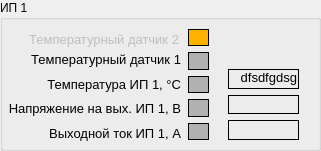
    <widget class="QGroupBox" name="powerSupplyGroupBox_1">
     <property name="enabled">
      <bool>true</bool>
     </property>
     <property name="geometry">
      <rect>
       <x>20</x>
       <y>40</y>
       <width>321</width>
       <height>151</height>
      </rect>
     </property>
     <property name="title">
      <string>ИП 1</string>
     </property>
     <widget class="QWidget" name="layoutWidget">
      <property name="geometry">
       <rect>
        <x>188</x>
        <y>29</y>
        <width>21</width>
        <height>111</height>
       </rect>
      </property>
      <layout class="QGridLayout" name="psIndFrameGL_1">
       <property name="spacing">
        <number>6</number>
       </property>
       <item row="2" column="0">
        <widget class="QFrame" name="tempFrame_1">
         <property name="autoFillBackground">
          <bool>false</bool>
         </property>
         <property name="styleSheet">
          <string notr="true">background-color: rgb(177, 177, 177);</string>
         </property>
         <property name="frameShape">
          <enum>QFrame::Box</enum>
         </property>
         <property name="frameShadow">
          <enum>QFrame::Plain</enum>
         </property>
        </widget>
       </item>
       <item row="0" column="0">
        <widget class="QFrame" name="tempSensFrame_1_1">
         <property name="autoFillBackground">
          <bool>false</bool>
         </property>
         <property name="styleSheet">
          <string notr="true">background-color: rgb(255, 177, 0);</string>
         </property>
         <property name="frameShape">
          <enum>QFrame::Box</enum>
         </property>
         <property name="frameShadow">
          <enum>QFrame::Plain</enum>
         </property>
        </widget>
       </item>
       <item row="4" column="0">
        <widget class="QFrame" name="outCurFrame_1">
         <property name="autoFillBackground">
          <bool>false</bool>
         </property>
         <property name="styleSheet">
          <string notr="true">background-color: rgb(177, 177, 177);</string>
         </property>
         <property name="frameShape">
          <enum>QFrame::Box</enum>
         </property>
         <property name="frameShadow">
          <enum>QFrame::Plain</enum>
         </property>
        </widget>
       </item>
       <item row="3" column="0">
        <widget class="QFrame" name="outVoltFrame_1">
         <property name="autoFillBackground">
          <bool>false</bool>
         </property>
         <property name="styleSheet">
          <string notr="true">background-color: rgb(177, 177, 177);</string>
         </property>
         <property name="frameShape">
          <enum>QFrame::Box</enum>
         </property>
         <property name="frameShadow">
          <enum>QFrame::Plain</enum>
         </property>
        </widget>
       </item>
       <item row="1" column="0">
        <widget class="QFrame" name="tempSensFrame_1">
         <property name="autoFillBackground">
          <bool>false</bool>
         </property>
         <property name="styleSheet">
          <string notr="true">background-color: rgb(177, 177, 177);</string>
         </property>
         <property name="frameShape">
          <enum>QFrame::Box</enum>
         </property>
         <property name="frameShadow">
          <enum>QFrame::Plain</enum>
         </property>
        </widget>
       </item>
      </layout>
     </widget>
     <widget class="QWidget" name="layoutWidget">
      <property name="geometry">
       <rect>
        <x>0</x>
        <y>50</y>
        <width>181</width>
        <height>92</height>
       </rect>
      </property>
      <layout class="QGridLayout" name="psLabelGL_1">
       <item row="0" column="0">
        <widget class="QLabel" name="tempSensLabel_1">
         <property name="sizePolicy">
          <sizepolicy hsizetype="Preferred" vsizetype="Preferred">
           <horstretch>0</horstretch>
           <verstretch>0</verstretch>
          </sizepolicy>
         </property>
         <property name="font">
          <font>
           <pointsize>10</pointsize>
          </font>
         </property>
         <property name="text">
          <string>Температурный датчик 1</string>
         </property>
         <property name="alignment">
          <set>Qt::AlignRight|Qt::AlignTrailing|Qt::AlignVCenter</set>
         </property>
        </widget>
       </item>
       <item row="1" column="0">
        <widget class="QLabel" name="tempLabel_1">
         <property name="sizePolicy">
          <sizepolicy hsizetype="Preferred" vsizetype="Preferred">
           <horstretch>0</horstretch>
           <verstretch>0</verstretch>
          </sizepolicy>
         </property>
         <property name="font">
          <font>
           <pointsize>10</pointsize>
          </font>
         </property>
         <property name="text">
          <string>Температура ИП 1, °C</string>
         </property>
         <property name="alignment">
          <set>Qt::AlignRight|Qt::AlignTrailing|Qt::AlignVCenter</set>
         </property>
        </widget>
       </item>
       <item row="2" column="0">
        <widget class="QLabel" name="outVoltLabel_1">
         <property name="sizePolicy">
          <sizepolicy hsizetype="Preferred" vsizetype="Preferred">
           <horstretch>0</horstretch>
           <verstretch>0</verstretch>
          </sizepolicy>
         </property>
         <property name="font">
          <font>
           <pointsize>10</pointsize>
          </font>
         </property>
         <property name="text">
          <string>Напряжение на вых. ИП 1, В</string>
         </property>
         <property name="alignment">
          <set>Qt::AlignRight|Qt::AlignTrailing|Qt::AlignVCenter</set>
         </property>
        </widget>
       </item>
       <item row="3" column="0">
        <widget class="QLabel" name="outCurLabel_1">
         <property name="sizePolicy">
          <sizepolicy hsizetype="Preferred" vsizetype="Preferred">
           <horstretch>0</horstretch>
           <verstretch>0</verstretch>
          </sizepolicy>
         </property>
         <property name="font">
          <font>
           <pointsize>10</pointsize>
          </font>
         </property>
         <property name="text">
          <string>Выходной ток ИП 1, А</string>
         </property>
         <property name="alignment">
          <set>Qt::AlignRight|Qt::AlignTrailing|Qt::AlignVCenter</set>
         </property>
        </widget>
       </item>
      </layout>
     </widget>
     <widget class="QWidget" name="layoutWidget">
      <property name="geometry">
       <rect>
        <x>228</x>
        <y>69</y>
        <width>71</width>
        <height>71</height>
       </rect>
      </property>
      <layout class="QGridLayout" name="psLabelDataGL_1">
       <item row="0" column="0">
        <widget class="QFrame" name="psTempDataFrame_1">
         <property name="frameShape">
          <enum>QFrame::Box</enum>
         </property>
         <property name="frameShadow">
          <enum>QFrame::Plain</enum>
         </property>
         <widget class="QLabel" name="psTempDataLabel_1">
          <property name="geometry">
           <rect>
            <x>0</x>
            <y>0</y>
            <width>69</width>
            <height>16</height>
           </rect>
          </property>
          <property name="sizePolicy">
           <sizepolicy hsizetype="Preferred" vsizetype="Preferred">
            <horstretch>0</horstretch>
            <verstretch>0</verstretch>
           </sizepolicy>
          </property>
          <property name="font">
           <font>
            <pointsize>10</pointsize>
           </font>
          </property>
          <property name="text">
           <string>dfsdfgdsg</string>
          </property>
          <property name="alignment">
           <set>Qt::AlignRight|Qt::AlignTrailing|Qt::AlignVCenter</set>
          </property>
         </widget>
        </widget>
       </item>
       <item row="2" column="0">
        <widget class="QFrame" name="psCurDataFrame_1">
         <property name="frameShape">
          <enum>QFrame::Box</enum>
         </property>
         <property name="frameShadow">
          <enum>QFrame::Plain</enum>
         </property>
         <widget class="QLabel" name="psCurDataLabel_1">
          <property name="geometry">
           <rect>
            <x>0</x>
            <y>0</y>
            <width>69</width>
            <height>16</height>
           </rect>
          </property>
          <property name="sizePolicy">
           <sizepolicy hsizetype="Preferred" vsizetype="Preferred">
            <horstretch>0</horstretch>
            <verstretch>0</verstretch>
           </sizepolicy>
          </property>
          <property name="font">
           <font>
            <pointsize>10</pointsize>
           </font>
          </property>
          <property name="text">
           <string/>
          </property>
          <property name="alignment">
           <set>Qt::AlignRight|Qt::AlignTrailing|Qt::AlignVCenter</set>
          </property>
         </widget>
        </widget>
       </item>
       <item row="1" column="0">
        <widget class="QFrame" name="psVoltDataFrame_1">
         <property name="frameShape">
          <enum>QFrame::Box</enum>
         </property>
         <property name="frameShadow">
          <enum>QFrame::Plain</enum>
         </property>
         <widget class="QLabel" name="psVoltDataLabel_1">
          <property name="geometry">
           <rect>
            <x>0</x>
            <y>0</y>
            <width>69</width>
            <height>16</height>
           </rect>
          </property>
          <property name="sizePolicy">
           <sizepolicy hsizetype="Preferred" vsizetype="Preferred">
            <horstretch>0</horstretch>
            <verstretch>0</verstretch>
           </sizepolicy>
          </property>
          <property name="font">
           <font>
            <pointsize>10</pointsize>
           </font>
          </property>
          <property name="text">
           <string/>
          </property>
          <property name="alignment">
           <set>Qt::AlignRight|Qt::AlignTrailing|Qt::AlignVCenter</set>
          </property>
         </widget>
        </widget>
       </item>
      </layout>
     </widget>
     <widget class="QLabel" name="tempSensLabel_4">
      <property name="enabled">
       <bool>false</bool>
      </property>
      <property name="geometry">
       <rect>
        <x>0</x>
        <y>30</y>
        <width>179</width>
        <height>18</height>
       </rect>
      </property>
      <property name="sizePolicy">
       <sizepolicy hsizetype="Preferred" vsizetype="Preferred">
        <horstretch>0</horstretch>
        <verstretch>0</verstretch>
       </sizepolicy>
      </property>
      <property name="font">
       <font>
        <pointsize>10</pointsize>
       </font>
      </property>
      <property name="text">
       <string>Температурный датчик 2</string>
      </property>
      <property name="alignment">
       <set>Qt::AlignRight|Qt::AlignTrailing|Qt::AlignVCenter</set>
      </property>
     </widget>
    </widget>
